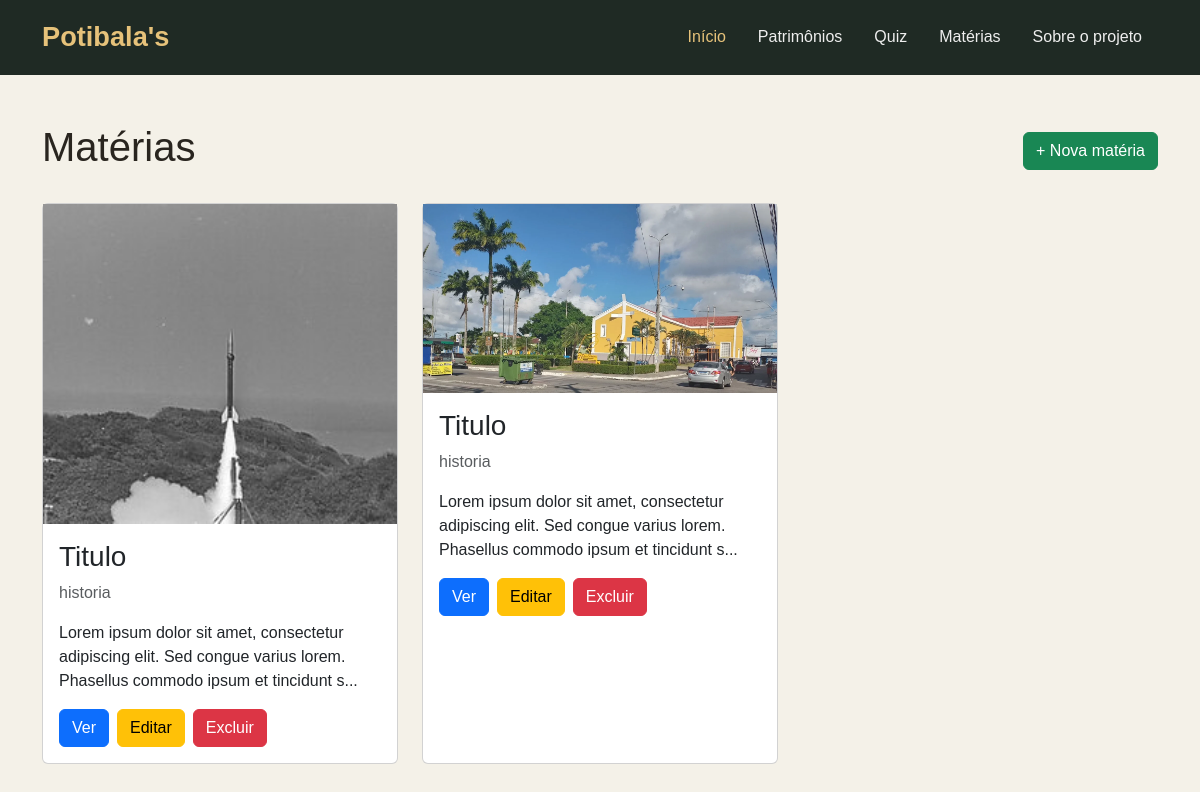
The app's page /materias, older data.
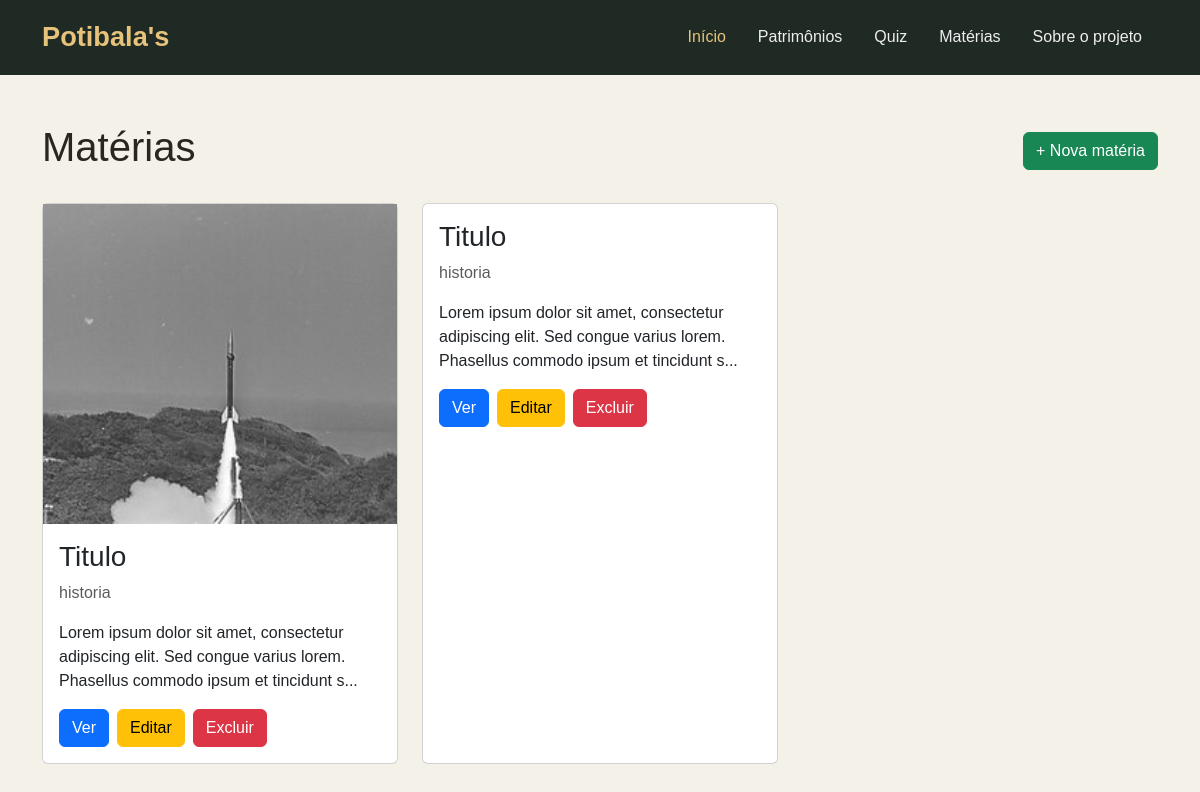
The same page, newer data.
### app/models.py (models this page shows)
class Materia(db.Model):
    id = db.Column(db.Integer, primary_key=True)
    titulo = db.Column(db.String(200), nullable=False)
    categoria = db.Column(db.String(100))
    imagem = db.Column(db.String(300))
    texto = db.Column(db.Text)

### app/routes.py (the view)
@main.route("/materias")
def listar_materias():
    materias = Materia.query.all()
    return render_template(
        "materias.html",
        materias=materias
    )

### app/templates/materias.html (shortened to what this page needs)
<!DOCTYPE html>
<html lang="pt-br">
<head>
    <link
        href="https://cdn.jsdelivr.net/npm/bootstrap@5.3.3/dist/css/bootstrap.min.css"
        rel="stylesheet"
    >
    <link
        rel="stylesheet"
        href="../static/css/style.css"
    >
</head>
<body>
    <nav class="navbar navbar-expand-lg navbarp">
      <div class="container">
        <a class="navbar-brand logo-navbar" href="/">
          Potibala's
        </a>
        <div class="collapse navbar-collapse ms-auto" id="navbarSupportedContent">
          <ul class="navbar-nav mb-2 mb-lg-0 ms-auto">
            <li class="nav-item">
              <a class="nav-link active" href="/">Início</a>
            </li>
            <li class="nav-item">
              <a class="nav-link" href="#patrimonios">Patrimônios</a>
            </li>
            <li class="nav-item">
              <a class="nav-link" href="/quiz">Quiz</a>
            </li>
            <li class="nav-item">
              <a class="nav-link" href="/materias">Matérias</a>
            </li>
            <li class="nav-item">
              <a class="nav-link" href="#sobre">Sobre o projeto</a>
            </li>
          </ul>
        </div>
      </div>
    </nav>
    <main class="container py-5">
        <div class="d-flex justify-content-between align-items-center mb-4">
            <h1>Matérias</h1>
            <a
                href="{{ url_for('main.criar_materia') }}"
                class="btn btn-success">
                + Nova matéria
            </a>
        </div>
        <div class="row">
            {% for materia in materias %}
                <div class="col-md-4 mb-4">
                    <div class="card h-100">
                        {% if materia.imagem %}
                            <img
                                src="{{ url_for('static', filename='uploads/' + materia.imagem) }}"
                                alt="{{ materia.titulo }}"
                            >
                        {% endif %}
                        <div class="card-body">
                            <h3 class="card-title">
                                {{ materia.titulo }}
                            </h3>
                            <p class="text-muted">
                                {{ materia.categoria }}
                            </p>
                            <p class="card-text">
                                {{ materia.texto[:120] }}...
                            </p>
                            <div class="d-flex gap-2">
                                <a
                                    href="{{ url_for('main.materia', id=materia.id) }}"
                                    class="btn btn-primary">
                                    Ver
                                </a>
                                <a
                                    href="{{ url_for('main.editar_materia', id=materia.id) }}"
                                    class="btn btn-warning">
                                    Editar
                                </a>
                                <form
                                    action="{{ url_for('main.excluir_materia', id=materia.id) }}"
                                    method="POST">
                                    <button
                                        type="submit"
                                        class="btn btn-danger"
                                        onclick="return confirm('Deseja realmente excluir esta matéria?')">
                                        Excluir
                                    </button>
                                </form>
                            </div>
                        </div>
                    </div>
                </div>
            {% else %}
                <div class="col-12">
                    <p class="text-center">
                        Nenhuma matéria cadastrada.
                    </p>
                </div>
            {% endfor %}
        </div>
    </main>
</body>
</html>

### app/static/css/style.css (style rules this page uses)
* { box-sizing: border-box; }
body { margin: 0; background-color: #f4f1e8; color: #29251f; font-family: Arial, sans-serif; }
.navbarp { background-color: #1f2a24; padding: 12px 0; }
.logo-navbar { color: #e6c27a !important; font-size: 1.7rem; font-weight: 700; }
.navbarp .nav-link { color: #eeeeee !important; margin: 0 8px; transition: 0.3s; }
.navbarp .nav-link.active { color: #e6c27a !important; }

Row changes from the older to the newer data that the page shows:
changed Materia (number 2 of 2 on the later page): imagem: picture removed
